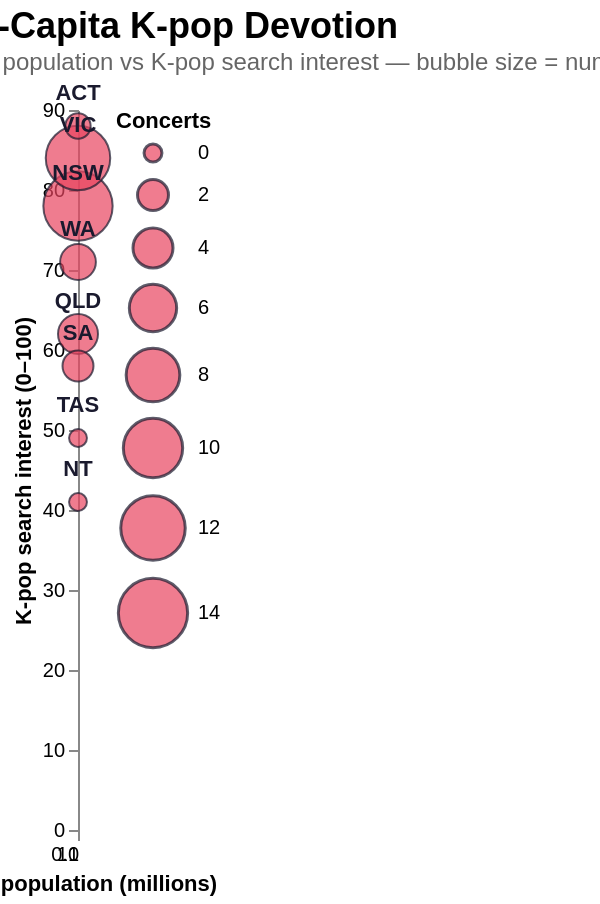

Write the Vega-Lite specification saved for this chart.
### Vega-Lite specification from a JSON file in a GitHub repository (floating-point values rounded to 4 significant figures)
{"$schema": "https://vega.github.io/schema/vega-lite/v5.json", "title": {"text": "Per-Capita K-pop Devotion", "subtitle": "State population vs K-pop search interest — bubble size = number of K-pop concerts since 2015 (PLACEHOLDER DATA)", "anchor": "start", "fontSize": 18, "subtitleFontSize": 12, "subtitleColor": "#666"}, "width": "container", "height": 360, "autosize": {"type": "fit-x", "contains": "padding"}, "data": {"values": [{"state": "NSW", "pop_millions": 8.34, "interest": 78, "concerts": 14}, {"state": "VIC", "pop_millions": 6.96, "interest": 84, "concerts": 12}, {"state": "QLD", "pop_millions": 5.56, "interest": 62, "concerts": 4}, {"state": "WA", "pop_millions": 2.97, "interest": 71, "concerts": 3}, {"state": "SA", "pop_millions": 1.87, "interest": 58, "concerts": 2}, {"state": "TAS", "pop_millions": 0.58, "interest": 49, "concerts": 0}, {"state": "ACT", "pop_millions": 0.47, "interest": 88, "concerts": 1}, {"state": "NT", "pop_millions": 0.25, "interest": 41, "concerts": 0}]}, "layer": [{"mark": {"type": "circle", "opacity": 0.7, "stroke": "#1a1a2e", "strokeWidth": 1}, "encoding": {"x": {"field": "pop_millions", "type": "quantitative", "title": "State population (millions)", "scale": {"type": "log"}}, "y": {"field": "interest", "type": "quantitative", "title": "K-pop search interest (0–100)"}, "size": {"field": "concerts", "type": "quantitative", "title": "Concerts", "scale": {"range": [80, 1200]}}, "color": {"value": "#e94560"}, "tooltip": [{"field": "state", "title": "State"}, {"field": "pop_millions", "title": "Population (M)"}, {"field": "interest", "title": "K-pop interest"}, {"field": "concerts", "title": "Concerts"}]}}, {"mark": {"type": "text", "dy": -16, "fontWeight": "bold", "color": "#1a1a2e"}, "encoding": {"x": {"field": "pop_millions", "type": "quantitative", "scale": {"type": "log"}}, "y": {"field": "interest", "type": "quantitative"}, "text": {"field": "state"}}}], "config": {"view": {"stroke": null}}}
